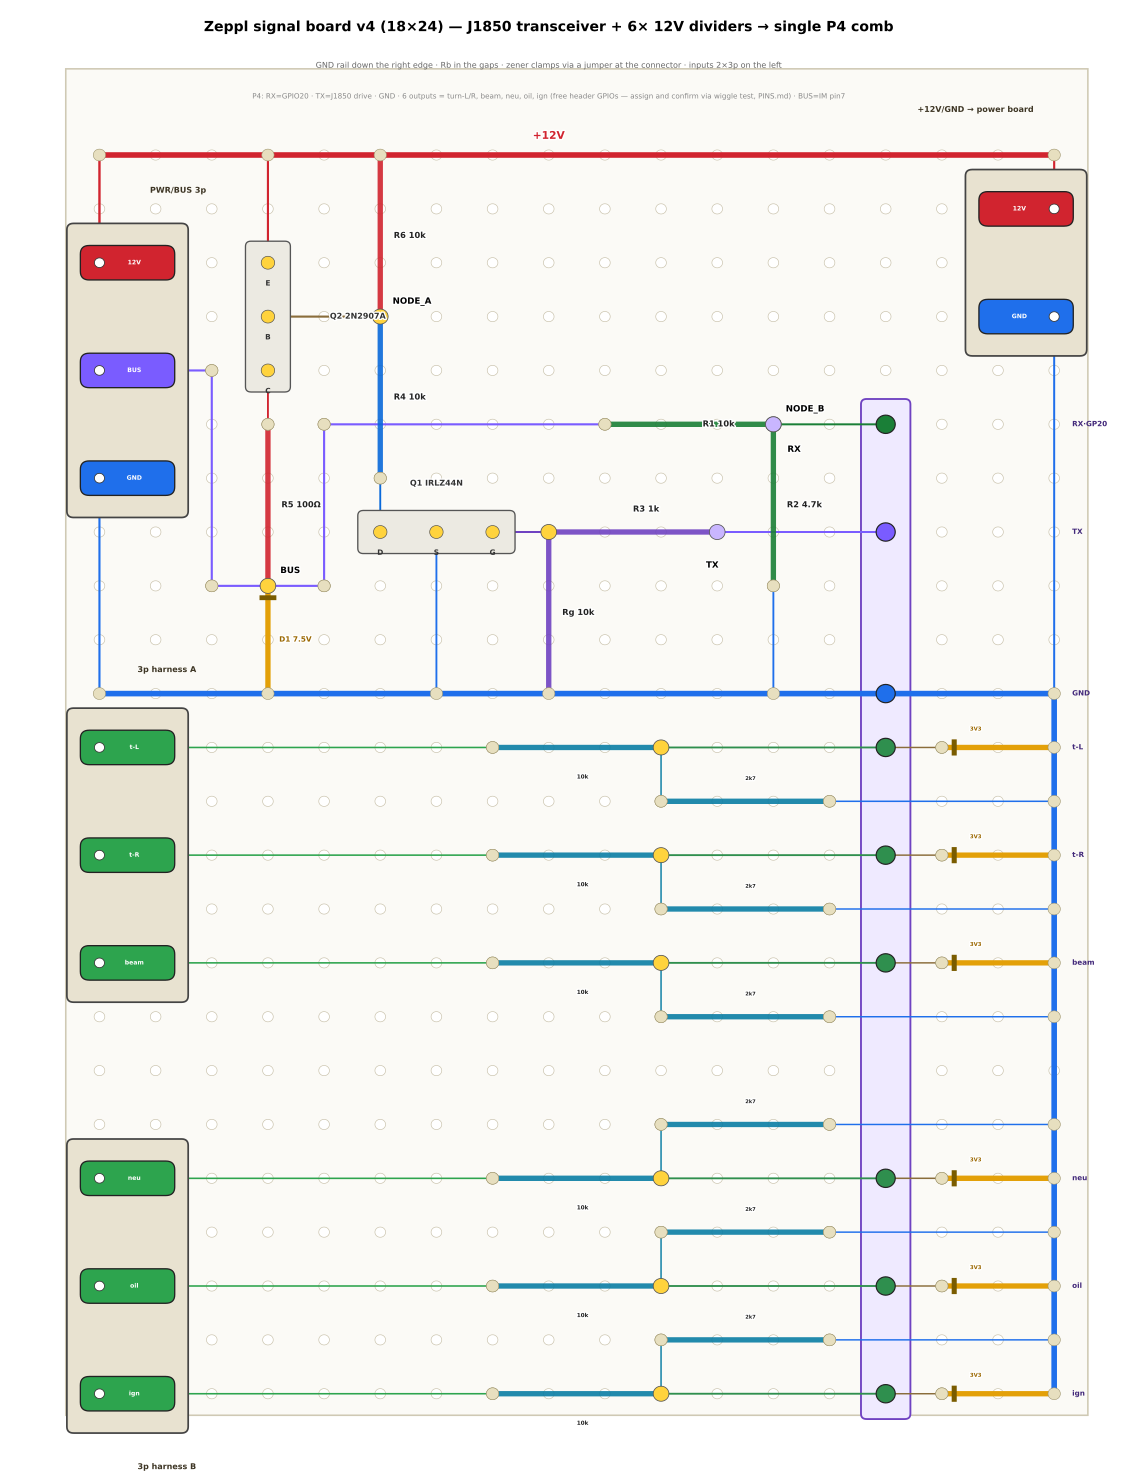

Reproduce this figure in Python.
import matplotlib
matplotlib.use("Agg")
import matplotlib.pyplot as plt
from matplotlib.patches import FancyBboxPatch, Rectangle, Circle
import matplotlib.patheffects as pe

def X(c): return c
def Y(r): return -r
LBL=[pe.withStroke(linewidth=2.0,foreground="white")]

fig, ax = plt.subplots(figsize=(12,15.5))
fig.patch.set_facecolor("white"); ax.set_facecolor("white")
ax.set_xlim(-0.6,19.4); ax.set_ylim(-25.2,1.7); ax.axis("off")

NC,NR=18,24
ax.add_patch(Rectangle((0.4,-24.4),18.2,25.0,facecolor="#fbfaf6",edgecolor="#cfc9b4",lw=1.2,zorder=0))
for r in range(1,NR+1):
    for c in range(1,NC+1):
        ax.add_patch(Circle((X(c),Y(r)),0.095,facecolor="white",edgecolor="#c9c2ac",lw=0.5,zorder=1))

def used(c,r,col="#e7dfbf"):
    ax.add_patch(Circle((X(c),Y(r)),0.11,facecolor=col,edgecolor="#9a9068",lw=0.4,zorder=5))
def bus(row,c0,c1,color,label,lx,ly=0.0):
    ax.plot([X(c0),X(c1)],[Y(row),Y(row)],color=color,lw=4.2,solid_capstyle="round",zorder=2)
    if label:
        t=ax.text(lx,Y(row)+ly,label,ha="center",fontsize=8,fontweight="bold",color=color,zorder=6); t.set_path_effects(LBL)
def res(c1,r1,c2,r2,label,color,loff=(0.24,0),fs=6.2):
    ax.plot([X(c1),X(c2)],[Y(r1),Y(r2)],color=color,lw=4.0,solid_capstyle="round",zorder=3,alpha=0.9); used(c1,r1);used(c2,r2)
    t=ax.text((X(c1)+X(c2))/2+loff[0],(Y(r1)+Y(r2))/2+loff[1],label,ha="left",va="center",fontsize=fs,fontweight="bold",color="#222",zorder=6); t.set_path_effects(LBL)
def zen(c1,r1,c2,r2,label,loff=(0.2,0),fs=5.5):
    ax.plot([X(c1),X(c2)],[Y(r1),Y(r2)],color="#e3a008",lw=4.0,solid_capstyle="round",zorder=3); used(c1,r1);used(c2,r2)
    # Cathode band always at the c1 end. Drawn ACROSS the body (so it reads as a
    # band on either orientation) and above the pad (5) / node (6) circles: the
    # earlier version sat at zorder 4 under node(4,9), which left D1 - the one
    # part with no second polarity cue - with no visible band at all.
    bx,by=X(c1),Y(r1)
    if r1==r2:                                   # horizontal body -> tall narrow band
        bx+= 0.22 if c2>c1 else -0.22
        bw,bh=0.09,0.30
    else:                                        # vertical body -> wide flat band
        by+= 0.22 if Y(r2)>Y(r1) else -0.22
        bw,bh=0.30,0.09
    ax.add_patch(Rectangle((bx-bw/2,by-bh/2),bw,bh,facecolor="#7a5c00",zorder=7))
    t=ax.text((X(c1)+X(c2))/2+loff[0],(Y(r1)+Y(r2))/2+loff[1],label,ha="left",va="center",fontsize=fs,fontweight="bold",color="#9a6700",zorder=6); t.set_path_effects(LBL)
def jump(c1,r1,c2,r2,color="#b9b090",lw=1.4):
    ax.plot([X(c1),X(c2)],[Y(r1),Y(r2)],color=color,lw=lw,zorder=2.5,solid_capstyle="round"); used(c1,r1);used(c2,r2)
def node(c,r,label="",dx=0.22,dy=0.2,col="#ffd33d"):
    ax.add_patch(Circle((X(c),Y(r)),0.14,facecolor=col,edgecolor="#555",lw=0.6,zorder=6))
    if label:
        t=ax.text(X(c)+dx,Y(r)+dy,label,ha="left",va="bottom",fontsize=6.5,fontweight="bold",zorder=7); t.set_path_effects(LBL)
def tr(cells,name,nxy,fs=6):
    xs=[X(c) for c,r,_ in cells]; ys=[Y(r) for c,r,_ in cells]
    ax.add_patch(FancyBboxPatch((min(xs)-0.38,min(ys)-0.38),max(xs)-min(xs)+0.76,max(ys)-min(ys)+0.76,
        boxstyle="round,pad=0.02,rounding_size=0.1",facecolor="#eceae2",edgecolor="#555",lw=1.0,zorder=3))
    for c,r,pl in cells:
        ax.add_patch(Circle((X(c),Y(r)),0.12,facecolor="#ffd33d",edgecolor="#555",lw=0.5,zorder=6))
        ax.text(X(c),Y(r)-0.32,pl,ha="center",va="top",fontsize=5.5,fontweight="bold",color="#333",zorder=7)
    t=ax.text(nxy[0],nxy[1],name,ha="center",va="center",fontsize=fs,fontweight="bold",color="#333",zorder=7); t.set_path_effects(LBL)
def screw(pins,title,tx,ty,vert=False,flip=False):
    # each screw position is 2 holes wide: vert -> spans cols c..c+1; horizontal -> spans rows r..r+1
    # flip (vert only): single solder hole sits on the RIGHT edge, body extends LEFT (for terminals hugging the right board edge)
    xs=[X(c) for c,r,_,_ in pins]; ys=[Y(r) for c,r,_,_ in pins]
    if vert:
        bx = min(xs)-1.55 if flip else min(xs)-0.55
        ax.add_patch(FancyBboxPatch((bx,min(ys)-0.7),(max(xs)-min(xs))+2.1,(max(ys)-min(ys))+1.4,
            boxstyle="round,pad=0.03,rounding_size=0.12",facecolor="#e8e2d0",edgecolor="#444",lw=1.3,zorder=5.5))
    else:
        ax.add_patch(FancyBboxPatch((min(xs)-0.7,min(ys)-0.7),(max(xs)-min(xs))+1.4,(max(ys)-min(ys))+2.0,
            boxstyle="round,pad=0.03,rounding_size=0.12",facecolor="#e8e2d0",edgecolor="#444",lw=1.3,zorder=5.5))
    for c,r,lab,co in pins:
        if vert:
            bodyx = X(c)-1.32 if flip else X(c)-0.32
            labx  = X(c)-0.62 if flip else X(c)+0.62
            ax.add_patch(FancyBboxPatch((bodyx,Y(r)-0.3),1.64,0.6,boxstyle="round,pad=0.02,rounding_size=0.16",facecolor=co,edgecolor="#222",lw=1,zorder=7))
            ax.add_patch(Circle((X(c),Y(r)),0.09,facecolor="#fff",edgecolor="#333",lw=0.6,zorder=8))   # single solder hole (left, or right if flip)
            ax.text(labx,Y(r),lab,ha="center",va="center",fontsize=4.6,fontweight="bold",color="white",zorder=9)
        else:
            ax.add_patch(FancyBboxPatch((X(c)-0.3,Y(r)-0.32),0.6,1.64,boxstyle="round,pad=0.02,rounding_size=0.16",facecolor=co,edgecolor="#222",lw=1,zorder=7))
            ax.add_patch(Circle((X(c),Y(r)),0.09,facecolor="#fff",edgecolor="#333",lw=0.6,zorder=8))   # single solder hole
            ax.text(X(c),Y(r)+0.62,lab,ha="center",va="center",fontsize=4.4,fontweight="bold",color="white",zorder=9)
    ax.text(tx,ty,title,ha="center",fontsize=6.0,fontweight="bold",color="#3d3524",zorder=8)

RED="#d1242f"; BLU="#1f6feb"; PUR="#7a5cff"; GRN="#1a7f37"; TEAL="#0a7ea4"; VIO="#6f42c1"
C_GPIO="#2f8f4e"   # COLOUR, not a pin number - see the comb_pins warning below

# ===== rails =====
bus(1,1,18,RED,"+12V",9,0.3)
# GND now runs down the RIGHT edge (col18), fed from the transceiver rail at row11 —
# no staircase and no central rail needed (see comb + divider block below).

# ===== left: ONE 3-pin terminal (+12V / BUS / GND), pins 2 holes wide =====
screw([(1,3,"12V",RED),(1,5,"BUS",PUR),(1,7,"GND",BLU)],"PWR/BUS 3p",2.4,-1.7,vert=True)
jump(1,3,1,1,RED,1.8)                                             # +12V -> rail (from the single left hole)
jump(1,5,3,5,PUR,1.6); jump(3,5,3,9,PUR,1.6); jump(3,9,4,9,PUR,1.6)  # BUS -> BUS node
jump(1,7,1,11,BLU,1.6)                                            # GND -> rail

# ===== transceiver (rows 2-12) — ORTHOGONAL (wires run under components) =====
bus(11,1,18,BLU,"",0)   # transceiver GND rail
# Q2 high-side PNP, placed so its base sits on the NODE_A row
tr([(4,3,"E"),(4,4,"B"),(4,5,"C")],"Q2 2N2907A",(5.6,Y(4)))
jump(4,3,4,1,RED,1.6)                                  # E -> +12V (vertical)
# R6 + R4 STACKED in col6: +12V - R6 - NODE_A - R4 - drain
res(6,1,6,4,"R6 10k",RED); node(6,4,"NODE_A")
jump(4,4,6,4,"#8a6d3b",1.6)                            # B -> NODE_A (horizontal, under nothing)
res(6,4,6,7,"R4 10k","#0969da")
# Q1 low-side NFET as D-S-G so the gate exits right with no crossings
tr([(6,8,"D"),(7,8,"S"),(8,8,"G")],"Q1 IRLZ44N",(7,Y(8)+0.9))
jump(6,7,6,8,"#0969da")                                # R4 bottom -> drain (vertical)
jump(7,8,7,11,BLU)                                     # source -> GND (vertical)
jump(8,8,9,8,VIO,1.5)                                  # IRL gate leg -> gate NODE (resistors don't share the FET hole)
node(9,8,"",col="#ffd33d")
res(9,8,9,11,"Rg 10k",VIO)                             # Rg: gate node -> GND
res(9,8,12,8,"R3 1k",VIO,loff=(0,0.42))                # R3: gate node -> TX
node(12,8,"TX",dx=-0.2,dy=-0.7,col="#c9b6ff")
# Q2 collector -> R5 -> BUS
jump(4,5,4,6,RED); res(4,6,4,9,"R5 100Ω",RED); node(4,9,"BUS")  # BUS fed from the 3-pin (see left)
zen(4,9,4,11,"D1 7.5V",loff=(0.2,0))                   # BUS -> GND clamp
# BUS span to the RX divider: up at col5, then along row6 UNDER R4 (keeps it off the TX row)
jump(4,9,5,9,PUR,1.6); jump(5,9,5,6,PUR,1.6); jump(5,6,10,6,PUR,1.6)
res(10,6,13,6,"R1 10k",GRN); node(13,6,"NODE_B")
res(13,6,13,9,"R2 4.7k",GRN); jump(13,9,13,11,BLU)     # R1 & R2 SHARE NODE_B (13,6) — shifted LEFT so RX goes straight into the comb
node(13,6,"RX",dx=0.25,dy=-0.55,col="#c9b6ff")

# ===== GND rail down the RIGHT edge (col18) + P4 comb at col15 (3-hole room for the 3V3 clamps) =====
ax.plot([X(18),X(18)],[Y(11),Y(24)],color=BLU,lw=4.2,solid_capstyle="round",zorder=2)   # right-edge GND rail (fed from transceiver rail @ row11)
# comb shell drawn as a light BACKGROUND (low zorder) so the RX/TX wires that meet the pins stay visible
ax.add_patch(FancyBboxPatch((X(15)-0.42,Y(24)-0.45),0.84,(Y(6)-Y(24))+0.9,boxstyle="round,pad=0.02,rounding_size=0.1",
    facecolor="#efeaff",edgecolor=VIO,lw=1.4,zorder=1.3))
# WARNING: the integers here are PERFBOARD ROWS, not GPIO numbers, and C_GPIO is
# a colour. Rows 20/22/24 coincide with real claimed pins (20 = J1850 RX,
# 22 = reserved fuel ADC, 24 = J1850 TX) - do not read them as assignments. The
# six divider GPIOs are unassigned; see PINS.md and j1850_signal_board.md.
comb_pins=[("RX·GP20",6,GRN),("TX",8,PUR),("GND",11,BLU),
           ("t-L",12,C_GPIO),("t-R",14,C_GPIO),("beam",16,C_GPIO),
           ("neu",20,C_GPIO),("oil",22,C_GPIO),("ign",24,C_GPIO)]
jump(12,8,15,8,PUR,1.5)                             # TX node(12,8) -> comb(15,8) STRAIGHT; (13,8) passes UNDER R2 body
jump(13,6,15,6,GRN,1.5)                             # RX NODE_B(13,6) -> comb(15,6) STRAIGHT (no bend)
for lab,r,co in comb_pins:
    ax.add_patch(Circle((X(15),Y(r)),0.17,facecolor=co,edgecolor="#222",lw=0.9,zorder=7))
    ax.text(X(18)+0.32,Y(r),lab,ha="left",va="center",fontsize=5.4,fontweight="bold",color="#42287a",zorder=8)
# GND comb pin (15,11) sits on the transceiver GND rail (row11), which reaches the col18 rail — connected

# ===== +12V/GND transit OUTPUT (screw) -> power board — hugs the RIGHT edge, holes flipped to the right =====
screw([(18,2,"12V",RED),(18,4,"GND",BLU)],"+12V/GND → power board",16.6,-0.2,vert=True,flip=True)
jump(18,2,18,1,RED,1.6)      # +12V out -> +12V rail (extended to col18)
# GND out drops STRAIGHT down the right edge (col18) to the GND rail — no staircase needed
jump(18,4,18,11,BLU,1.5)

# ===== 6 dividers — GND on the RIGHT edge; middle carries only thin input wires =====
# Each lane: thin input wire -> Ra 10k -> node -> output to comb. Rb (2k7) lies HORIZONTAL in the
# empty gap row next to the lane and hops to the right GND rail; 3V3 is a clamp right at the connector.
# two 3-pin screw terminals on the LEFT — PITCH-2 (pins every other hole), lanes aligned
screw([(1,12,"t-L","#2da44e"),(1,14,"t-R","#2da44e"),(1,16,"beam","#2da44e")],"3p harness A",2.2,-10.6,vert=True)
screw([(1,20,"neu","#2da44e"),(1,22,"oil","#2da44e"),(1,24,"ign","#2da44e")],"3p harness B",2.2,-25.4,vert=True)

def lane(g,rr,gap):
    jump(1,rr,8,rr,"#2da44e",1.2)                      # thin input wire: screw -> Ra
    res(8,rr,11,rr,"10k",TEAL,loff=(0,-0.55),fs=4.2)   # Ra 10k, node at col11
    node(11,rr)
    jump(11,rr,15,rr,C_GPIO,1.4)                        # node -> comb pin (output, col15)
    jump(15,rr,16,rr,"#8a6d3b",1.1)                     # comb pin -> zener via a short jumper (like the Rb; keeps the pin hole free)
    zen(16,rr,18,rr,"3V3",loff=(-0.5,0.34),fs=4)        # 3V3 clamp: band/cathode at col16, anode -> GND rail(18)
    jump(11,rr,11,gap,TEAL,1.1)                         # node -> gap row
    res(11,gap,14,gap,"2k7",TEAL,loff=(0,0.42),fs=3.8) # Rb HORIZONTAL in the gap row (body clear of the comb col)
    jump(14,gap,18,gap,BLU,1.1)                         # Rb -> right GND rail (thin wire under the header)

DECKA=[("G1",12,13),("G2",14,15),("G3",16,17)]   # gap row BELOW each lane
DECKB=[("G4",20,19),("G5",22,21),("G6",24,23)]   # gap row ABOVE each lane
for g,rr,gap in DECKA+DECKB: lane(g,rr,gap)

ax.text(9,1.3,"Zeppl signal board v4 (18×24) — J1850 transceiver + 6× 12V dividers → single P4 comb",ha="center",fontsize=10.5,fontweight="bold")
ax.text(9,0.62,"GND rail down the right edge · Rb in the gaps · zener clamps via a jumper at the connector · inputs 2×3p on the left",
        ha="center",fontsize=6.0,color="#666")
ax.text(9,0.05,"P4: RX=GPIO20 · TX=J1850 drive · GND · 6 outputs = turn-L/R, beam, neu, oil, ign (free header GPIOs — assign and confirm via wiggle test, PINS.md) · BUS=IM pin7",
        ha="center",fontsize=5.4,color="#888")

plt.tight_layout()
fig.savefig("j1850_signal_board.png", dpi=150, facecolor="white", bbox_inches="tight")
fig.savefig("j1850_signal_board.svg", facecolor="white", bbox_inches="tight")
print("ok")
